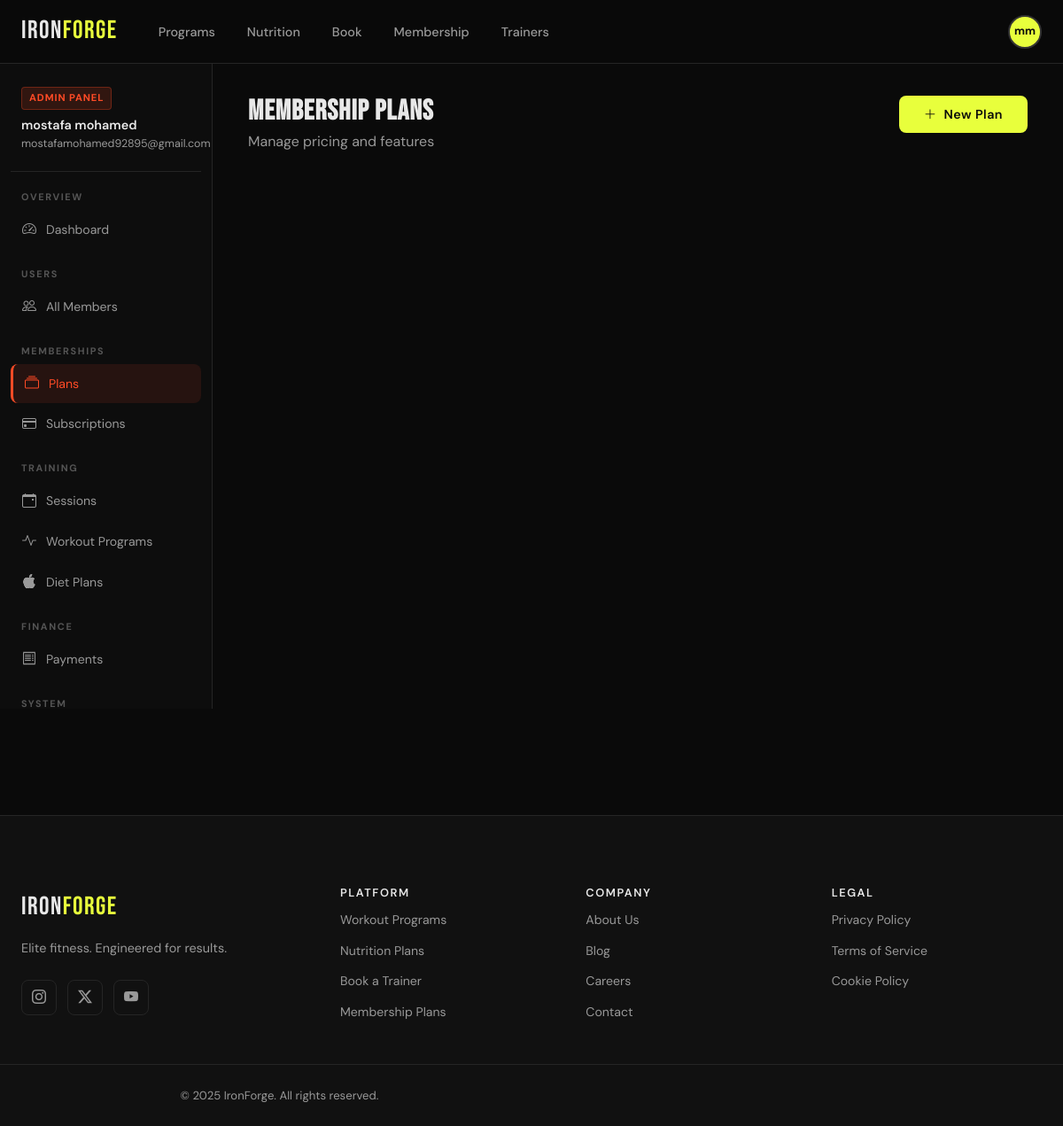
The app's page /panel/plans/ (signed in) with its own data.
### apps/users/models.py (models this page shows, shortened)
class CustomUser(AbstractUser):
    GENDER_CHOICES = [
        ('M', 'Male'),
        ('F', 'Female'),
        ('O', 'Other'),
        ('N', 'Prefer not to say'),
    ]
    FITNESS_GOAL_CHOICES = [
        ('weight_loss', 'Weight Loss'),
        ('muscle_gain', 'Muscle Gain'),
        ('endurance', 'Endurance'),
        ('flexibility', 'Flexibility'),
        ('maintenance', 'Maintenance'),
        ('general_fitness', 'General Fitness'),
    ]
    FITNESS_LEVEL_CHOICES = [
        ('beginner', 'Beginner'),
        ('intermediate', 'Intermediate'),
        ('advanced', 'Advanced'),
    ]
    email = models.EmailField(unique=True)
    phone_regex = RegexValidator(
        regex=r'^\+?1?\d{9,15}$',
        message="Phone number must be entered in format: '+999999999'. Up to 15 digits."
    )
    phone = models.CharField(validators=[phone_regex], max_length=17, blank=True)
    date_of_birth = models.DateField(null=True, blank=True)
    gender = models.CharField(max_length=1, choices=GENDER_CHOICES, blank=True)
    profile_image = models.ImageField(upload_to='profiles/', blank=True, null=True)
    bio = models.TextField(max_length=500, blank=True)
    height_cm = models.FloatField(null=True, blank=True)
    weight_kg = models.FloatField(null=True, blank=True)
    fitness_goal = models.CharField(max_length=20, choices=FITNESS_GOAL_CHOICES, default='general_fitness')
    fitness_level = models.CharField(max_length=15, choices=FITNESS_LEVEL_CHOICES, default='beginner')
    is_trainer = models.BooleanField(default=False)
    created_at = models.DateTimeField(auto_now_add=True)
    updated_at = models.DateTimeField(auto_now=True)
    last_login_ip = models.GenericIPAddressField(null=True, blank=True)
    USERNAME_FIELD = 'email'
    REQUIRED_FIELDS = ['username', 'first_name', 'last_name']
    class Meta:
        verbose_name = 'User'
        verbose_name_plural = 'Users'
        ordering = ['-created_at']
    def get_full_name(self):
        return f"{self.first_name} {self.last_name}".strip() or self.email
    @property
    def active_membership(self):
        from apps.memberships.models import UserMembership
        from django.utils import timezone
        return UserMembership.objects.filter(
            user=self,
            is_active=True,
            end_date__gte=timezone.now().date()
        ).first()

### apps/users/admin_views.py (the view, shortened to what this page needs)
# urls.py: path('plans/', admin_views.admin_plans, name='admin_plans'),
@staff_required
def admin_plans(request):
    plans = MembershipPlan.objects.annotate(
        subscriber_count=Count('usermembership', filter=Q(usermembership__is_active=True))
    ).order_by('price')
    return render(request, 'admin_panel/plans.html', {'plans': plans})

### apps/memberships/context_processors.py (called while the page is built)
def membership_context(request):
    context = {}
    if request.user.is_authenticated:
        context['user_membership'] = request.user.active_membership
    return context

### apps/users/admin_views.py (called while the page is built)
def staff_required(view_func):
    @wraps(view_func)
    def wrapper(request, *args, **kwargs):
        if not request.user.is_authenticated or not request.user.is_staff:
            messages.error(request, 'Admin access required.')
            return redirect('landing')
        return view_func(request, *args, **kwargs)
    return wrapper

### templates/admin_panel/plans.html (shortened to what this page needs)
{% extends 'admin_panel/base.html' %}
{% block admin_content %}
<div class="admin-page-header">
  <div><h1>Membership Plans</h1><p style="color:var(--text-dim); margin:0">Manage pricing and features</p></div>
  <button class="btn btn-primary" onclick="document.getElementById('createPlanModal').style.display='flex'">
    <i class="bi bi-plus-lg"></i> New Plan
  </button>
</div>
{% endblock %}

### templates/admin_panel/base.html (shortened to what this page needs)
{% extends 'base.html' %}
{% load static %}
{% block content %}
<div class="admin-layout">
  <aside class="admin-sidebar">
    <div class="admin-sidebar-header">
      <div class="badge">Admin Panel</div>
      <div style="font-weight:600; color:var(--text); font-size:.9rem">{{ request.user.get_full_name }}</div>
      <div style="font-size:.78rem; color:var(--text-dim)">{{ request.user.email }}</div>
    </div>
    <div class="admin-nav-label">Overview</div>
    <a href="{% url 'admin_dashboard' %}" class="admin-nav-link {% if request.resolver_match.url_name == 'admin_dashboard' %}active{% endif %}">
      <i class="bi bi-speedometer2"></i> Dashboard
    </a>
    <div class="admin-nav-label">Users</div>
    <a href="{% url 'admin_users' %}" class="admin-nav-link {% if 'admin_user' in request.resolver_match.url_name %}active{% endif %}">
      <i class="bi bi-people"></i> All Members
    </a>
    <div class="admin-nav-label">Memberships</div>
    <a href="{% url 'admin_plans' %}" class="admin-nav-link {% if request.resolver_match.url_name == 'admin_plans' %}active{% endif %}">
      <i class="bi bi-collection"></i> Plans
    </a>
    <a href="{% url 'admin_memberships' %}" class="admin-nav-link {% if request.resolver_match.url_name == 'admin_memberships' %}active{% endif %}">
      <i class="bi bi-credit-card"></i> Subscriptions
    </a>
    <div class="admin-nav-label">Training</div>
    <a href="{% url 'admin_sessions' %}" class="admin-nav-link {% if request.resolver_match.url_name == 'admin_sessions' %}active{% endif %}">
      <i class="bi bi-calendar-event"></i> Sessions
    </a>
    <a href="{% url 'admin_workouts' %}" class="admin-nav-link {% if request.resolver_match.url_name == 'admin_workouts' %}active{% endif %}">
      <i class="bi bi-activity"></i> Workout Programs
    </a>
    <a href="{% url 'admin_diets' %}" class="admin-nav-link {% if request.resolver_match.url_name == 'admin_diets' %}active{% endif %}">
      <i class="bi bi-apple"></i> Diet Plans
    </a>
    <div class="admin-nav-label">Finance</div>
    <a href="{% url 'admin_payments' %}" class="admin-nav-link {% if request.resolver_match.url_name == 'admin_payments' %}active{% endif %}">
      <i class="bi bi-receipt"></i> Payments
    </a>
    <div class="admin-nav-label">System</div>
  </aside>
  <div class="admin-main">
    {% block admin_content %}{% endblock %}
  </div>
</div>
{% endblock %}

### templates/base.html (shortened to what this page needs)
<!DOCTYPE html>
<html lang="en">
<head>
  <link rel="stylesheet" href="https://cdn.jsdelivr.net/npm/bootstrap-icons@1.11.3/font/bootstrap-icons.css" />
  {% load static %}
  <link rel="stylesheet" href="{% static 'css/main.css' %}" />
</head>
<body class="{% block body_class %}{% endblock %}">
  <nav class="navbar" id="navbar">
    <div class="nav-inner">
      <a href="{% url 'landing' %}" class="nav-logo">IRON<span>FORGE</span></a>
      <ul class="nav-links" id="navLinks">
        <li><a href="{% url 'workouts' %}">Programs</a></li>
        <li><a href="{% url 'diet_plans' %}">Nutrition</a></li>
        <li><a href="{% url 'sessions' %}">Book</a></li>
        <li><a href="{% url 'membership_plans' %}">Membership</a></li>
        <li><a href="{% url 'trainers' %}">Trainers</a></li>
      </ul>
      <div class="nav-actions">
        {% if user.is_authenticated %}
          {% if user.profile_image %}
            <img src="{{ user.profile_image.url }}" class="nav-avatar" alt="Profile" />
          {% else %}
            <div class="nav-avatar nav-avatar--initials">{{ user.first_name.0 }}{{ user.last_name.0 }}</div>
          {% endif %}
        {% else %}
          <a href="{% url 'account_login' %}" class="btn btn-ghost">Login</a>
          <a href="{% url 'account_signup' %}" class="btn btn-primary">Join Now</a>
        {% endif %}
      </div>
    </div>
  </nav>
  <main>{% block content %}{% endblock %}</main>
  <footer class="footer">
    <div class="footer-inner">
      <div class="footer-brand">
        <a href="{% url 'landing' %}" class="nav-logo">IRON<span>FORGE</span></a>
        <p>Elite fitness. Engineered for results.</p>
        <div class="footer-social">
          <a href="#" aria-label="Instagram"><i class="bi bi-instagram"></i></a>
          <a href="#" aria-label="Twitter"><i class="bi bi-twitter-x"></i></a>
          <a href="#" aria-label="YouTube"><i class="bi bi-youtube"></i></a>
        </div>
      </div>
      <div class="footer-links">
        <div class="footer-col">
          <h4>Platform</h4>
          <a href="{% url 'workouts' %}">Workout Programs</a>
          <a href="{% url 'diet_plans' %}">Nutrition Plans</a>
          <a href="{% url 'sessions' %}">Book a Trainer</a>
          <a href="{% url 'membership_plans' %}">Membership Plans</a>
        </div>
        <div class="footer-col">
          <h4>Company</h4>
          <a href="#">About Us</a>
          <a href="#">Blog</a>
          <a href="#">Careers</a>
          <a href="#">Contact</a>
        </div>
        <div class="footer-col">
          <h4>Legal</h4>
          <a href="#">Privacy Policy</a>
          <a href="#">Terms of Service</a>
          <a href="#">Cookie Policy</a>
        </div>
      </div>
    </div>
    <div class="footer-bottom">
      <p>© 2025 IronForge. All rights reserved.</p>
    </div>
  </footer>
</body>
</html>

### static/css/main.css (style rules this page uses)
:root { --black: #0a0a0a; --dark: #111111; --card: #161616; --border: #252525; --border-hi: #333333; --muted: #555555; --text: #e8e8e8; --text-dim: #999999; --primary: #e8ff3c; --primary-dk: #c8de20; --accent: #ff4b26; --accent2: #00d4ff; --success: #22c55e; --warning: #f59e0b; --danger: #ef4444; --font-display: 'Bebas Neue', sans-serif; --font-body: 'DM Sans', sans-serif; --font-mono: 'JetBrains Mono', monospace; --radius: 8px; --radius-lg: 16px; --radius-xl: 24px; --nav-h: 72px; --transition: 0.22s cubic-bezier(0.4, 0, 0.2, 1); }
*, *::before, *::after { box-sizing: border-box; margin: 0; padding: 0; }
html { scroll-behavior: smooth; font-size: 16px; }
body { background: var(--black); color: var(--text); font-family: var(--font-body); font-weight: 400; line-height: 1.6; overflow-x: hidden; }
a { color: inherit; text-decoration: none; }
button { cursor: pointer; border: none; background: none; font-family: inherit; }
ul { list-style: none; }
h1, h2, h3, h4 { font-family: var(--font-display); letter-spacing: 0.03em; line-height: 1.1; }
h1 { font-size: clamp(3rem, 8vw, 7rem); }
h4 { font-size: 1.2rem; font-family: var(--font-body); font-weight: 600; }
p { color: var(--text-dim); max-width: 65ch; }
.navbar { position: fixed; top: 0; left: 0; right: 0; z-index: 1000; height: var(--nav-h); background: rgba(10, 10, 10, 0.85); backdrop-filter: blur(20px); border-bottom: 1px solid var(--border); transition: background var(--transition); }
.nav-inner { max-width: 1280px; margin: 0 auto; padding: 0 24px; height: 100%; display: flex; align-items: center; gap: 32px; }
.nav-logo { font-family: var(--font-display); font-size: 1.8rem; letter-spacing: 0.05em; color: var(--text); white-space: nowrap; }
.nav-logo span { color: var(--primary); }
.nav-links { display: flex; gap: 8px; flex: 1; }
.nav-links a { padding: 8px 14px; border-radius: var(--radius); font-size: 0.9rem; font-weight: 500; color: var(--text-dim); transition: color var(--transition), background var(--transition); }
.nav-actions { display: flex; align-items: center; gap: 12px; position: relative; }
.nav-avatar { width: 38px; height: 38px; border-radius: 50%; border: 2px solid var(--border-hi); object-fit: cover; cursor: pointer; }
.nav-avatar--initials { display: flex; align-items: center; justify-content: center; background: var(--primary); color: var(--black); font-weight: 700; font-size: 0.8rem; }
.btn { display: inline-flex; align-items: center; gap: 8px; padding: 12px 28px; border-radius: var(--radius); font-size: 0.9rem; font-weight: 600; letter-spacing: 0.03em; transition: all var(--transition); cursor: pointer; border: none; font-family: var(--font-body); white-space: nowrap; }
.btn-primary { background: var(--primary); color: var(--black); }
.footer { border-top: 1px solid var(--border); background: var(--dark); margin-top: 120px; }
.footer-inner { max-width: 1280px; margin: 0 auto; padding: 80px 24px 48px; display: grid; grid-template-columns: 280px 1fr; gap: 80px; }
.footer-brand p { font-size: 0.9rem; margin-top: 12px; margin-bottom: 24px; }
.footer-social { display: flex; gap: 12px; }
.footer-social a { width: 40px; height: 40px; border-radius: var(--radius); border: 1px solid var(--border); display: flex; align-items: center; justify-content: center; color: var(--text-dim); transition: all var(--transition); }
.footer-links { display: grid; grid-template-columns: repeat(3, 1fr); gap: 40px; }
.footer-col { display: flex; flex-direction: column; gap: 12px; }
.footer-col h4 { font-size: 0.8rem; letter-spacing: 0.12em; text-transform: uppercase; color: var(--text); }
.footer-col a { font-size: 0.88rem; color: var(--text-dim); transition: color var(--transition); }
.footer-bottom { border-top: 1px solid var(--border); padding: 24px; text-align: center; font-size: 0.82rem; color: var(--muted); }
main { animation: fadeIn 0.3s ease; }

### records on screen
CustomUser: first_name.0 "m", last_name.0 "m", user.get_full_name "mostafa mohamed", user.email "mostafamohamed92895@gmail.com"
